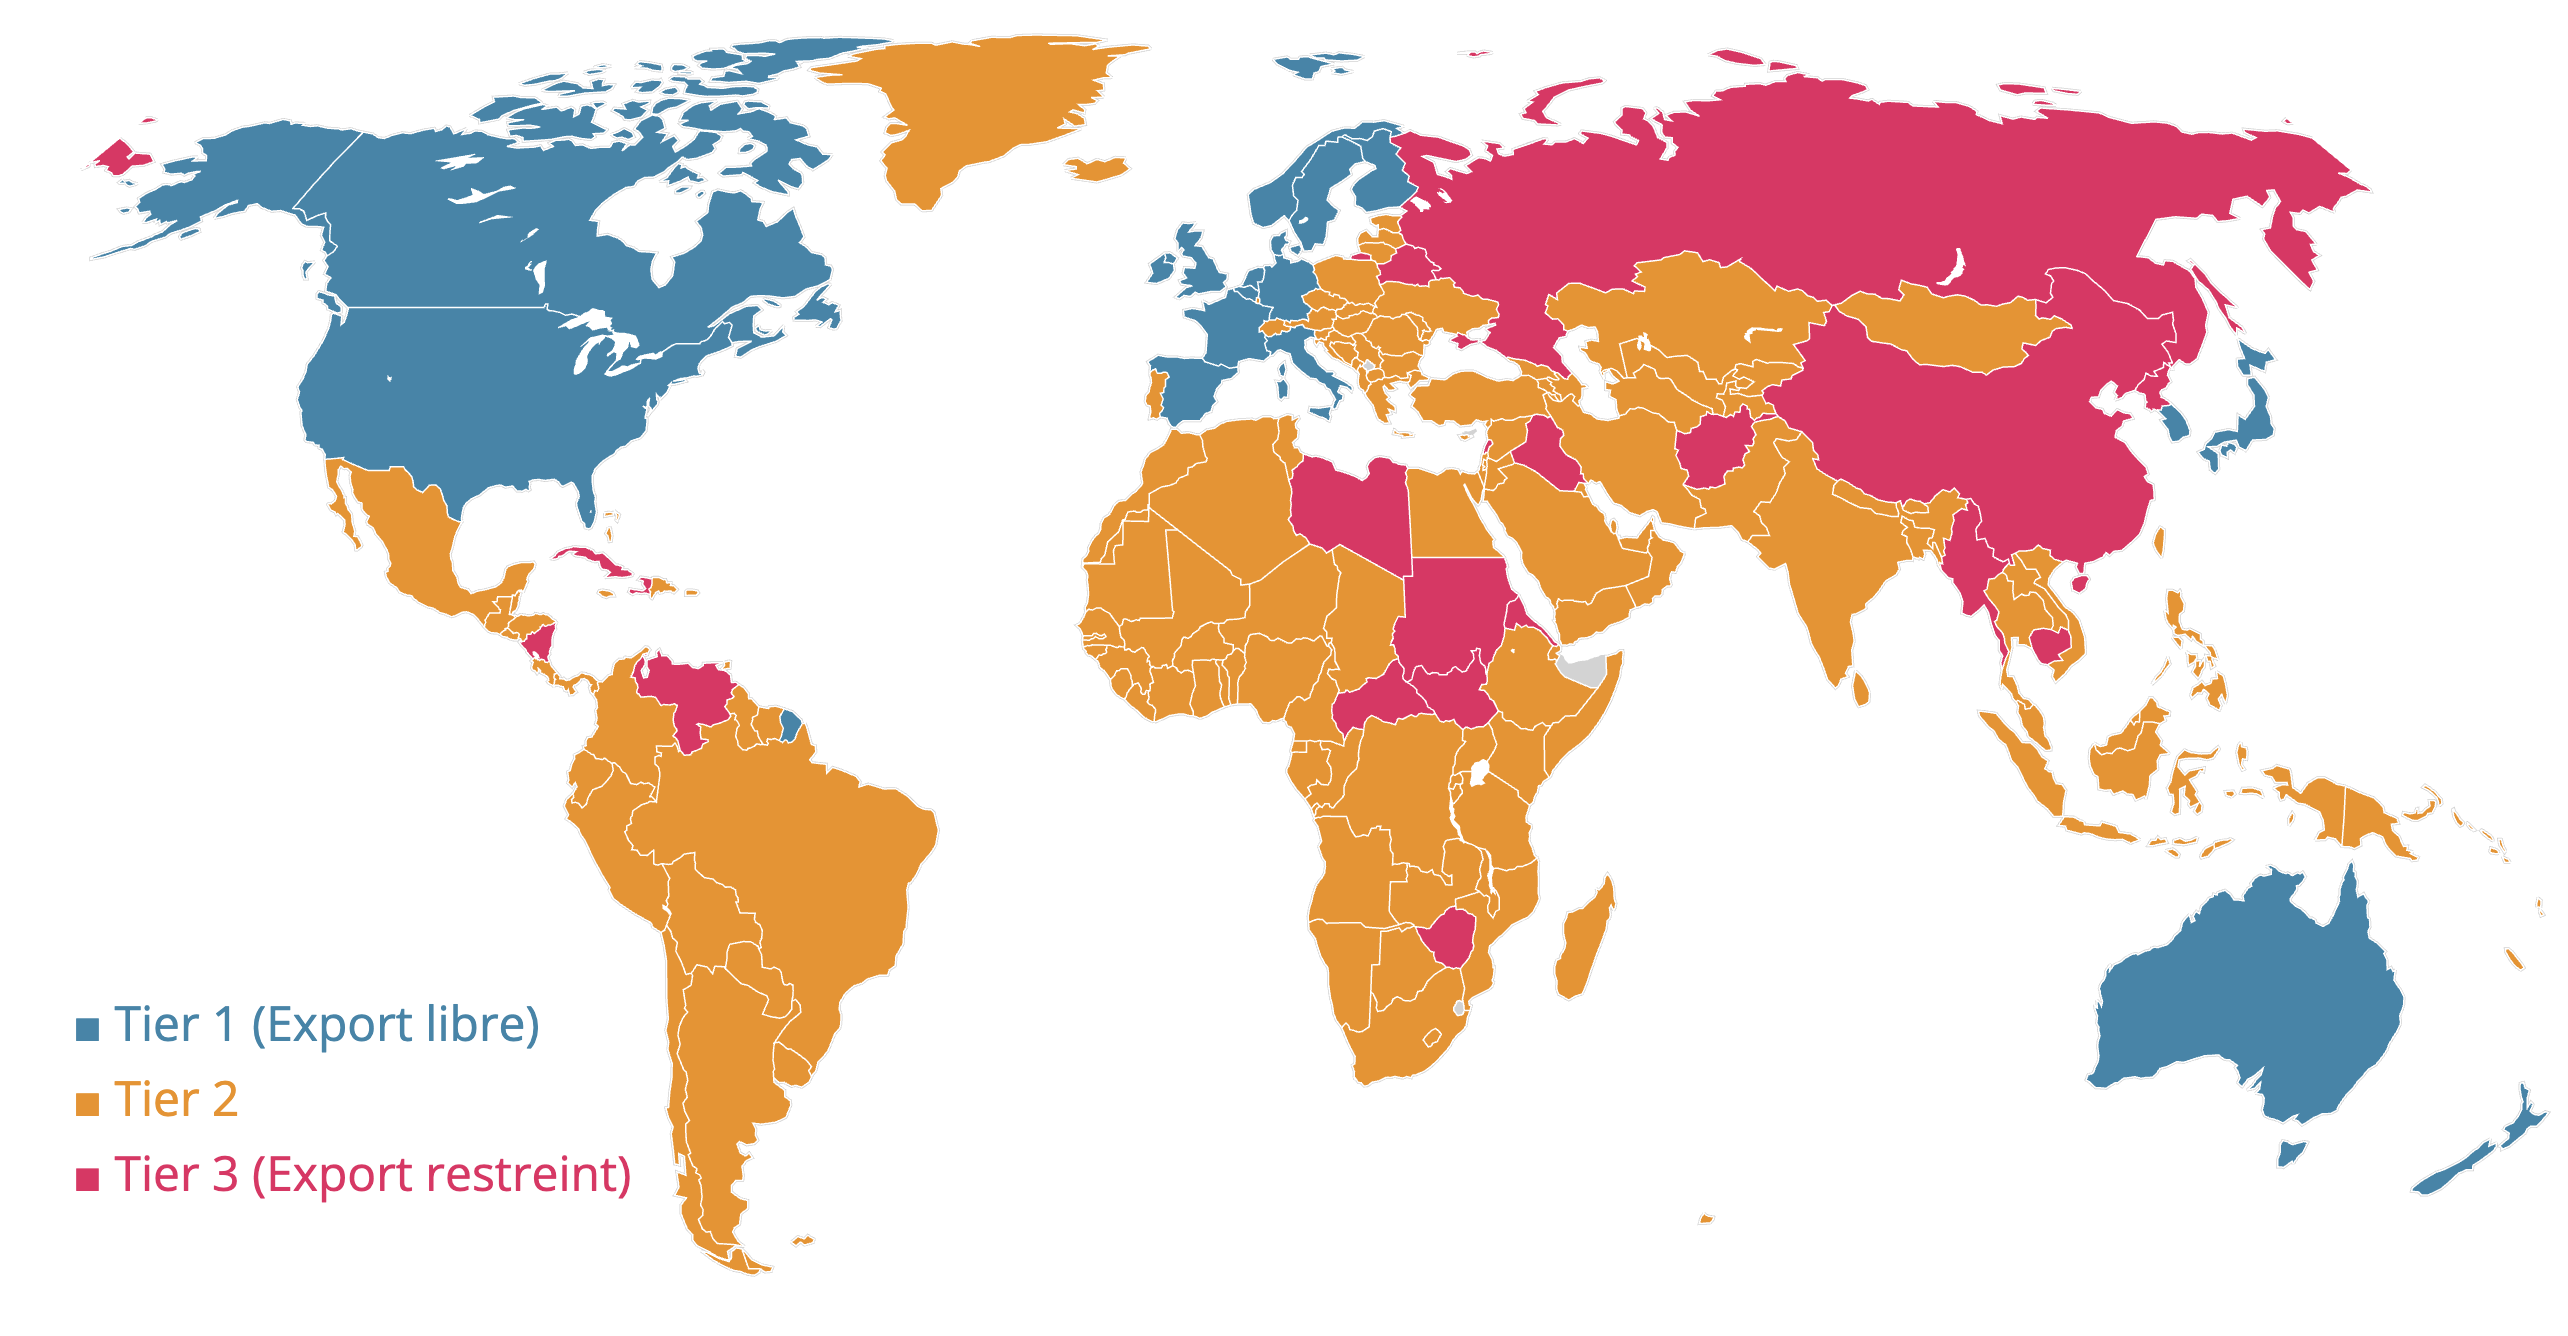

Reproduce this figure in Python.
import plotly.graph_objects as go
from pycountry import countries

from graphes_livre import get_output_path


def main():
    tier_1_countries = [
        "Australia",
        "Belgium",
        "Canada",
        "Denmark",
        "Finland",
        "France",
        "Germany",
        "Ireland",
        "Italy",
        "Japan",
        "Netherlands",
        "New Zealand",
        "Norway",
        "Korea, Republic of",
        "Spain",
        "Sweden",
        "Taiwan",
        "United Kingdom",
        "United States",
    ]

    # Tier 3 Countries (Highest Restrictions/Prohibited) - Country Group D:5 and Macau
    # Subject to presumption of denial for AI technologies
    tier_3_countries = [
        "Afghanistan",
        "Belarus",
        "Myanmar",
        "Cambodia",
        "Central African Republic",
        "China",  # People's Republic of China
        "Congo (Democratic Republic of)",
        "Cuba",
        "Eritrea",
        "Haiti",
        "Iran",
        "Iraq",
        "Korea, Democratic People's Republic of",  # North Korea
        "Lebanon",
        "Libya",
        "Macau",
        "Nicaragua",
        "Russian Federation",
        "Somalia",
        "South Sudan",
        "Sudan",
        "Syria",
        "Venezuela",
        "Zimbabwe",
    ]

    countries_data = []
    for country in countries:
        country.name = country.name.replace(
            "Venezuela, Bolivarian Republic of", "Venezuela"
        )
        if country.name in tier_1_countries:
            countries_data.append(
                {
                    "country": country.name,
                    "tier": "Tier 1 (Most permissive)",
                    "color_code": 1,
                }
            )
        elif country.name in tier_3_countries:
            countries_data.append(
                {
                    "country": country.name,
                    "tier": "Tier 3 (Most restrictive)",
                    "color_code": 3,
                }
            )
        else:
            if "eryth" in country.name.lower():
                print(country.name)
            countries_data.append(
                {"country": country.name, "tier": "Tier 2", "color_code": 2}
            )
    countries_data.append({"country": "Turkey", "tier": "Tier 2", "color_code": 2})
    countries_data.append({"country": "Somalia", "tier": "Tier 3", "color_code": 2})

    # Convert to lists for plotly
    countries_list = [item["country"] for item in countries_data]
    tiers = [item["tier"] for item in countries_data]
    color_codes = [item["color_code"] for item in countries_data]

    # Define custom color scale matching the original map
    color_scale = [
        [0, "#2E86AB"],  # Blue for Tier 1
        [0.5, "#F18F01"],  # Yellow/Orange for Tier 2
        [1, "#E91E63"],  # Pink/Magenta for Tier 3
    ]

    # Create the choropleth map
    fig = go.Figure(
        data=go.Choropleth(
            locations=countries_list,
            z=color_codes,
            locationmode="country names",
            colorscale=color_scale,
            showscale=False,  # Hide the default color bar since we'll add custom legend
            marker_line_color="white",
            marker_line_width=0.5,
            hovertemplate="<b>%{location}</b><br>%{customdata}<extra></extra>",
            customdata=tiers,
        )
    )

    # Update layout to match the original styling
    fig.update_layout(
        geo=dict(
            showframe=False,
            showcoastlines=True,
            coastlinecolor="lightgray",
            showland=True,
            landcolor="lightgray",
            showocean=True,
            oceancolor="white",
            projection_type="natural earth",
        ),
        width=1200,
        height=700,
        margin=dict(l=20, r=20, t=100, b=100),
    )

    annotation_x, annotation_y = 0.17, 0.20
    font_size = 16
    # Add custom legend
    fig.add_annotation(
        x=annotation_x,
        y=annotation_y + 0.1,
        xref="paper",
        yref="paper",
        text="<b>■</b> Tier 1 (Export libre)",
        showarrow=False,
        font=dict(size=font_size, color="#2E86AB"),
        align="left",
        bgcolor="white",
    )

    fig.add_annotation(
        x=annotation_x,
        y=annotation_y + 0.05,
        xref="paper",
        yref="paper",
        text="<b>■</b> Tier 2",
        showarrow=False,
        font=dict(size=font_size, color="#F18F01"),
        align="left",
        bgcolor="white",
    )

    fig.add_annotation(
        x=annotation_x,
        y=annotation_y,
        xref="paper",
        yref="paper",
        text="<b>■</b> Tier 3 (Export restreint)",
        showarrow=False,
        font=dict(size=font_size, color="#E91E63"),
        align="left",
        bgcolor="white",
    )

    # Show the map
    fig.write_html(get_output_path("html"))


if __name__ == "__main__":
    main()
